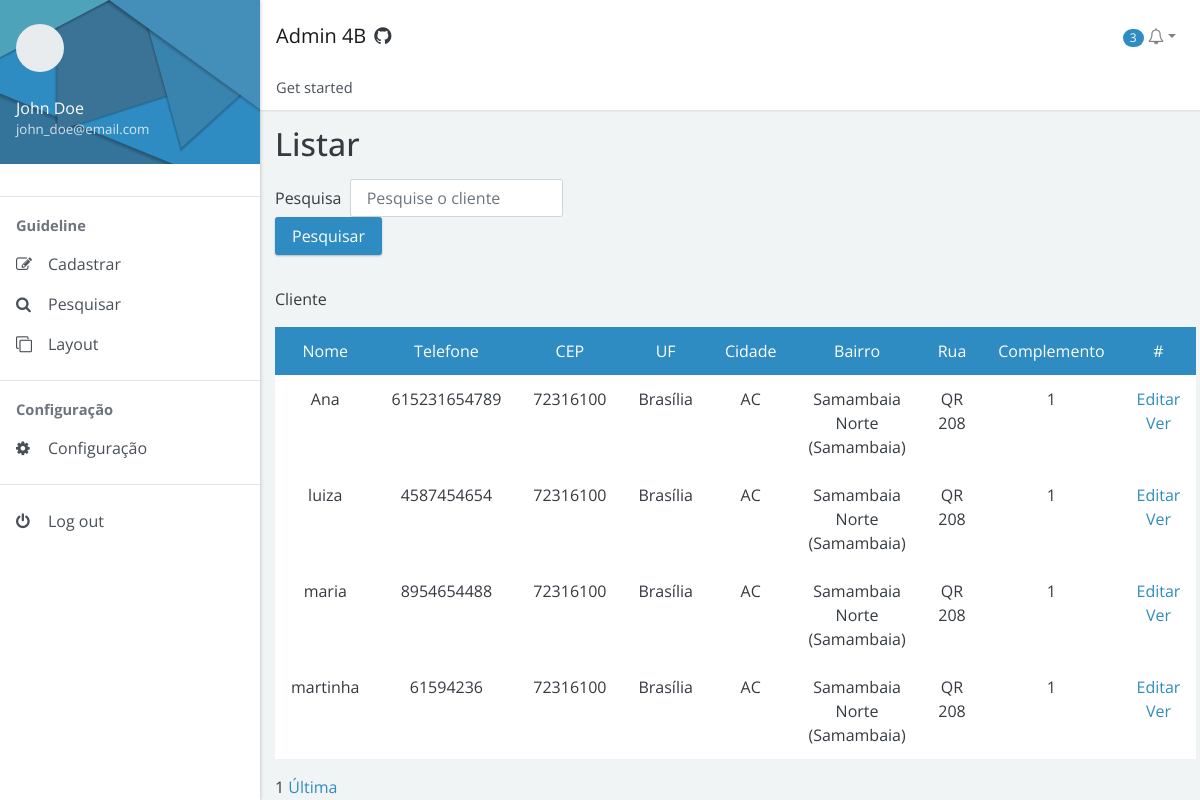
Screenshot of /dashboard/docs/pages/search/pesquisa_cliente.php with the database file from the repository.
### tables this page shows
CREATE TABLE `cliente` (
  `id_cliente` int(11) NOT NULL,
  `nome_completo` varchar(255) DEFAULT NULL,
  `email_cliente` varchar(255) NOT NULL,
  `telefone_celular` varchar(17) DEFAULT NULL,
  `telefone_contato` varchar(17) DEFAULT NULL,
  `endereco_id_endereco` int(11) NOT NULL,
  `login_id_login` int(11) NOT NULL
);

CREATE TABLE `endereco` (
  `id_endereco` int(11) NOT NULL,
  `cep` varchar(10) DEFAULT NULL,
  `cidade` varchar(255) DEFAULT NULL,
  `uf` varchar(2) DEFAULT NULL,
  `bairro` varchar(255) DEFAULT NULL,
  `rua` varchar(255) DEFAULT NULL,
  `complemento` varchar(255) DEFAULT NULL
);

### dashboard/docs/pages/search/pesquisa_cliente.php (the view, shortened to what this page needs)
<!doctype html>
<html lang="pt-br">
<head>
    <link rel="stylesheet" href="https://cdnjs.cloudflare.com/ajax/libs/font-awesome/4.7.0/css/font-awesome.min.css">
    <link href="../../../../../dist/admin4b.min.css?v=2.1.0" rel="stylesheet">
    <link href="../../../docs/assets/css/custom.css" rel="stylesheet">
    <link href="../../assets/css/custom.css" rel="stylesheet">
    <link href="../../../dist/admin4b.min.css" rel="stylesheet" type="text/css">
</head>
<body>
    <div class="app">
        <div class="app-sidebar">
            <div class="sidebar-header"><svg class="avatar">
                    <use href="assets/img/faces.svg" />
                </svg>
                <div class="username"><span>John Doe</span> <small>john_doe@email.com</small></div>
            </div>
            <div id="sidebar-nav" class="sidebar-nav">
                <hr><span class="sidebar-nav-header">Guideline</span>
                <ul>
                    <li><a href="#forms" data-toggle="collapse"><span class="sidebar-nav-icon fa fa-pencil-square-o"></span> <span class="sidebar-nav-text">Cadastrar</span></a>
                    </li>
                    <li><a href="#search" data-toggle="collapse"><span class="sidebar-nav-icon fa fa-search"></span> <span class="sidebar-nav-text">Pesquisar</span></a>
                    </li>
                    <li><a href="#layout" data-toggle="collapse"><span class="sidebar-nav-icon fa fa-clone"></span> <span class="sidebar-nav-text">Layout</span></a>
                    </li>
                </ul>
                <hr><span class="sidebar-nav-header">Configuração</span>
                <ul>
                    <li><a href="../editar/configuracao_geral.php  "><span class="sidebar-nav-icon fa fa-cog"></span> <span class="sidebar-nav-text">Configuração</span></a>
                    </li>
                </ul>
                <hr>
                <ul>
                    <li><a href="./crud/sair.php"><span class="sidebar-nav-icon fa fa-power-off"></span> <span class="sidebar-nav-text">Log out</span></a></li>
                </ul>
            </div>
        </div>
        <div class="app-content">
            <div class="content-header">
                <nav class="navbar navbar-expand navbar-light bg-white">
                    <div class="navbar-brand"><button type="button" class="btn btn-sidebar" data-toggle="sidebar"><i class="fa fa-bars"></i></button> <span class="pr-2">Admin 4B</span> <a href="https://github.com/marxjmoura/admin4b" class="text-dark decoration-none" data-toggle="tooltip" data-placement="right" title="Fork me on GitHub"><i class="fa fa-github"></i></a></div>
                    <ul class="navbar-nav ml-auto">
                        <li class="nav-item dropdown"><a href="#" class="nav-link dropdown-toggle" role="button" data-toggle="dropdown" aria-haspopup="true" aria-expanded="false"><span class="badge badge-pill badge-primary">3</span> <i class="fa fa-bell-o"></i></a>
                        </li>
                    </ul>
                </nav>
                <nav>
                    <ol class="breadcrumb">
                        <li class="breadcrumb-item">Get started</li>
                    </ol>
                </nav>
            </div>
            <div class="content-body">
                <div class="container">
                    <div class="page-header">
                        <div class="row">
                            <div class="col-sm-6 col-md-6">
                                <h1>Listar</h1>
                            </div>
                        </div>
                        <div class="row">
                            <div class="col-sm-1 col-md-5">
                                <form class="form-inline" method="GET" action="../pesquisar/pesquisa_cliente.php">
                                    <div class="form-group"> Pesquisa &nbsp;
                                        <input type="text" name="pesquisa" class="form-control" id="exampleInputName2" placeholder="Pesquise o cliente" style="margin-right: 10px;">
                                    </div>
                                    <button type="submit" class="btn btn-primary">Pesquisar</button>
                                </form>
                            </div>
                        </div>
                    </div>
                    <div class="align-items-center" style="margin-top: 2em;">
                        <div class="">
                            <p>Cliente</p>
                            <table class="table table-bordered table-hover text-center">
                                <tr class="bg bg-primary text-white text-center">
                                    <td>Nome</td>
                                    <td>Telefone</td>
                                    <td>CEP</td>
                                    <td>UF</td>
                                    <td>Cidade</td>
                                    <td>Bairro</td>
                                    <td>Rua</td>
                                    <td>Complemento</td>
                                    <td> # </td>
                                </tr>
                                <?php
                                include_once '../../crud/conexao.php';
                                if (isset($_GET['pg']) && $_GET['pg'] != "") {
                                    $pagina_atual = $_GET["pg"];
                                } else {
                                    $pagina_atual = 1;
                                }
                                if (isset($pagina_atual)) {
                                    $pagina_atual = $pagina_atual;
                                } else {
                                    $pagina_atual = 1;
                                }
                                $pagina = (!empty($pagina_atual)) ? $pagina_atual : 1;
                                $qtd_pg = 20;
                                $inicio = ($qtd_pg * $pagina) - $qtd_pg;
                                    $pesquisa = $conexao->query("SELECT * FROM cliente INNER JOIN endereco ON endereco_id_endereco = id_endereco ORDER BY nome_completo ASC LIMIT $inicio, $qtd_pg");
                                    if ($pesquisa && $pesquisa->rowCount() != 0) {
                                        while ($tabela = $pesquisa->fetch()) {
                                            $nome = $tabela['nome_completo'];
                                            $telefone = $tabela['telefone_celular'];
                                            $cep = $tabela['cep'];
                                            $cidade = $tabela['cidade'];
                                            $uf = $tabela['uf'];
                                            $bairro = $tabela['bairro'];
                                            $rua = $tabela['rua'];
                                            $complemento = $tabela['complemento'];
                                            $id = $tabela['id_cliente'];
                            ?>
                                <tr class="text-center">
                                    <td>
                                        <?= $nome ?>
                                    </td>
                                    <td>
                                        <?= $telefone ?>
                                    </td>
                                    <td>
                                        <?= $cep ?>
                                    </td>
                                    <td>
                                        <?= $cidade ?>
                                    </td>
                                    <td>
                                        <?= $uf ?>
                                    </td>
                                    <td>
                                        <?= $bairro ?>
                                    </td>
                                    <td>
                                        <?= $rua ?>
                                    </td>
                                    <td>
                                        <?= $complemento ?>
                                    </td>
                                    <td><a href="../editar/editar_cliente.php?id=<?= $id ?>" type="submit"><i class="bi bi-pencil-square"></i>
                                            Editar</a>
                                        <a href="../see/ver.php?id=<?= $id ?>"><i class="bi bi-trash-fill"></i>Ver</a>
                                    </td>
                                </tr>
                            <?php
                                        }
                            ?>
                            </table>
                    <?php
                                        $select = $conexao->query("SELECT COUNT(id_cliente) AS num_result FROM cliente");
                                        $row_pg = $select->fetch();
                                        $quantidade_pg = ceil($row_pg['num_result'] / $qtd_pg);
                                        echo " $pagina ";
                                        echo " <a href='?pg=$quantidade_pg' onclick=''>Última</a>";
                                    } else {
                                        echo "<div class='alert alert-danger' role='alert'>Nenhum usuário encontrado!</div>";
                                    }
                    ?>
                        </div>
                    </div>
                </div>
            </div>
</body>
</html>

### dashboard/docs/assets/css/custom.css (style rules this page uses)
.app-sidebar .sidebar-header { background-image: url("/docs/assets/img/sidebar-header.svg"); background-repeat: no-repeat; background-size: 100% 100%; }

### rows the page displays
cliente: nome_completo "Ana", telefone_celular "615231654789", endereco_id_endereco.cep "72316100", endereco_id_endereco.cidade "Brasília", endereco_id_endereco.uf "AC", endereco_id_endereco.bairro "Samambaia Norte (Samambaia)", endereco_id_endereco.rua "QR 208", endereco_id_endereco.complemento "1"
cliente: nome_completo "luiza", telefone_celular "4587454654", endereco_id_endereco.cep "72316100", endereco_id_endereco.cidade "Brasília", endereco_id_endereco.uf "AC", endereco_id_endereco.bairro "Samambaia Norte (Samambaia)", endereco_id_endereco.rua "QR 208", endereco_id_endereco.complemento "1"
cliente: nome_completo "maria", telefone_celular "8954654488", endereco_id_endereco.cep "72316100", endereco_id_endereco.cidade "Brasília", endereco_id_endereco.uf "AC", endereco_id_endereco.bairro "Samambaia Norte (Samambaia)", endereco_id_endereco.rua "QR 208", endereco_id_endereco.complemento "1"
cliente: nome_completo "martinha", telefone_celular "61594236", endereco_id_endereco.cep "72316100", endereco_id_endereco.cidade "Brasília", endereco_id_endereco.uf "AC", endereco_id_endereco.bairro "Samambaia Norte (Samambaia)", endereco_id_endereco.rua "QR 208", endereco_id_endereco.complemento "1"

### other values shown
$pagina "1"
